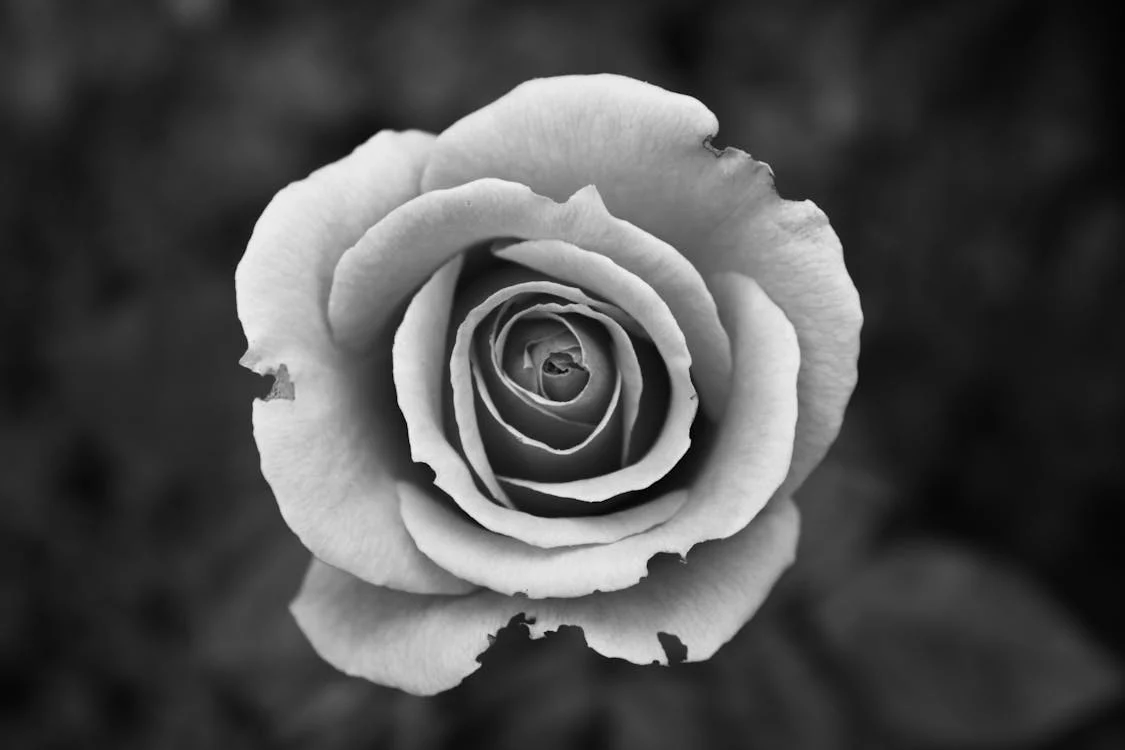
#> input picture Assignment 4/img1.png, 1125 x 750 px
$ jupyter execute main.ipynb
#> lines starting #> are read from the running program, lines starting #| are printed output that depends on the picture; after the words box and inside, x2 and y2 are one past the last pixel; in counts of white or black regions, pixels touching at a corner belong together
[cell 1]
import numpy as np
import cv2
import matplotlib.pyplot as plt

## 1. Image Segmentation Using Thresholding

[cell 2]
gray_image = cv2.imread('img1.png', cv2.IMREAD_GRAYSCALE)
#> gray_image: shape (750, 1125); min 0, max 250, mean 76.7
_, binary_thresh = cv2.threshold(gray_image, 127, 255, cv2.THRESH_BINARY)
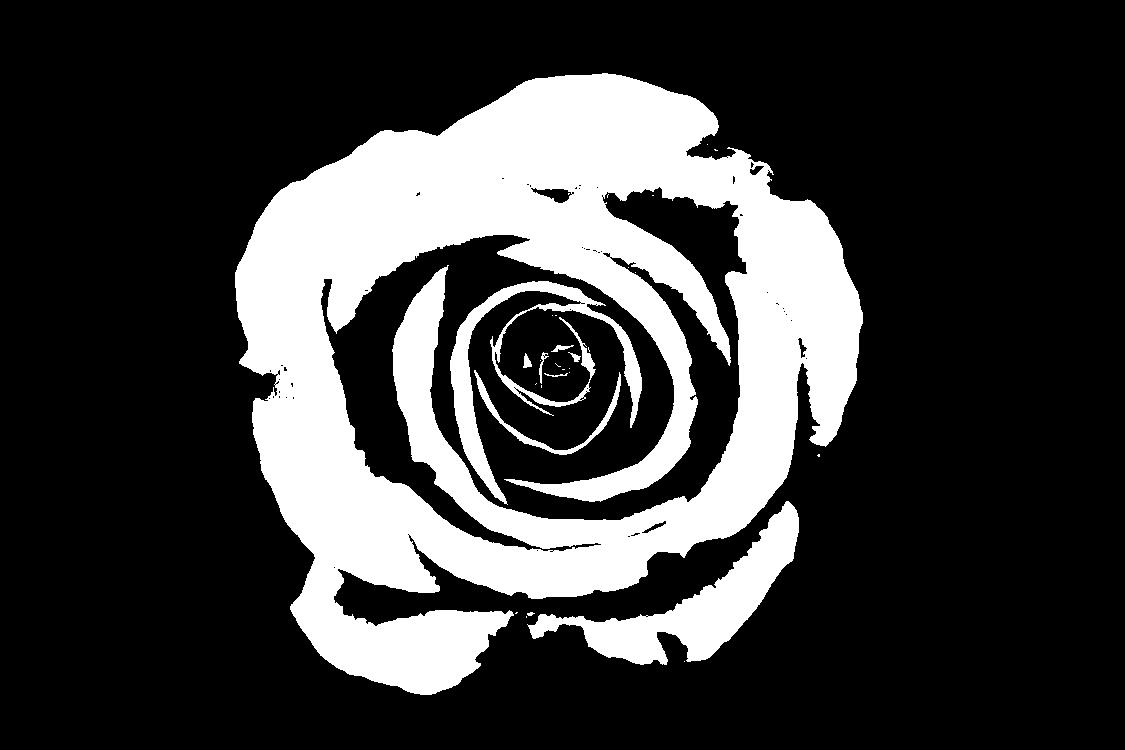
#> binary_thresh: shape (750, 1125); 24% white; 31 white regions (21 under 20 px), largest, box (x1, y1, x2, y2) and area: (235, 73, 863, 695) 181272, (527, 501, 799, 665) 11821, (450, 281, 642, 505) 7458
adaptive_thresh = cv2.adaptiveThreshold(gray_image, 255, cv2.ADAPTIVE_THRESH_GAUSSIAN_C, cv2.THRESH_BINARY, 11, 2)
#> adaptive_thresh: shape (750, 1125); 91.4% white; 5019 black regions (4672 under 20 px), largest, box (x1, y1, x2, y2) and area: (386, 232, 704, 561) 22617, (230, 69, 868, 701) 15149, (317, 162, 738, 394) 3353
_, otsu_thresh = cv2.threshold(gray_image, 0, 255, cv2.THRESH_BINARY + cv2.THRESH_OTSU)
#> otsu_thresh: shape (750, 1125); 26.8% white; 20 white regions (13 under 20 px), largest, box (x1, y1, x2, y2) and area: (235, 73, 864, 696) 223758, (474, 367, 622, 455) 1321, (533, 342, 577, 395) 507

titles = ['Original Image', 'Binary Thresholding', 'Adaptive Thresholding', "Otsu's Thresholding"]
images = [gray_image, binary_thresh, adaptive_thresh, otsu_thresh]

plt.figure(figsize=(12, 8))
for i in range(4):
    plt.subplot(2, 2, i + 1)
    plt.imshow(images[i], cmap='gray')
    plt.title(titles[i])
    plt.axis('off')

plt.tight_layout()
plt.show()

### Observations
- Binary Thresholding
    - Best for the images having uniform lighting and high contrast.
    - Poor performance on images with varying illumination or complex backgrounds.
    - It fails in the shadow regions in the above example.

- Adaptive Thresholding
    - Best for complex images having varying brightness or non-uniform illumination.
    - It may produce fragmented boundaries in the final image.
    - It captures fine details but introduces noise in the above example.

- Otsu's Thresholding
    - Best for the images having bimodal histograms.
    - Not suitable for images with uneven illumination or noisy images.
    - It produces clear distinction but may miss finer details in the above example.

So, we can conclude that the results of Otsu's Thresholding are better than the other two in the above example.

## 2. Line Detection Using Hough Transform

[cell 3]
def detect_and_highlight_lines(image_path):
#> called with image_path = 'road.jpg'
    original_image = cv2.imread(image_path)
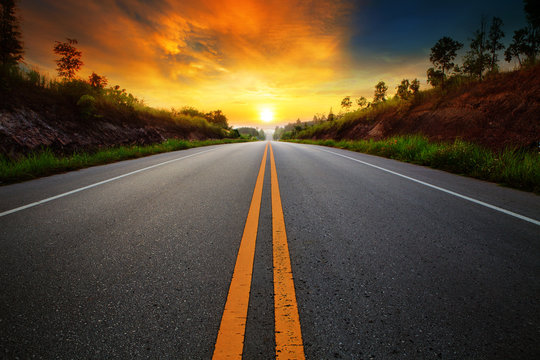
#> input picture Assignment 4/road.jpg, 540 x 360 px
#> original_image is the input picture: shape (360, 540, 3); mean B, G, R 48.3, 70.9, 89.2
    gray_image = cv2.cvtColor(original_image, cv2.COLOR_BGR2GRAY)
#> gray_image: shape (360, 540)
    canny_thresh1 = 200
    canny_thresh2 = 200
    hough_thresh = 100

    # Apply Canny edge detection
    edges = cv2.Canny(gray_image, canny_thresh1, canny_thresh2)
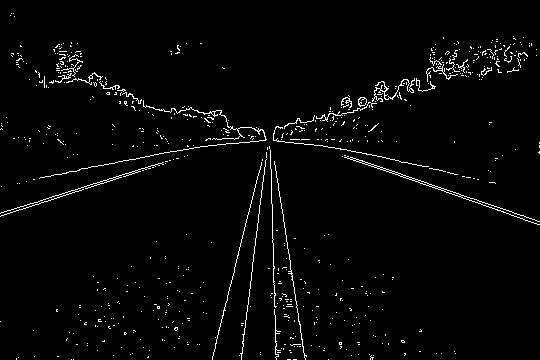
#> edges: shape (360, 540); 2.5% white in thin lines or dots

    # Apply Hough Line Transform
    lines = cv2.HoughLines(edges, 1, np.pi / 180, hough_thresh)
#> lines = 19 rows, first 8: [203, 1.27], [36, 1.9], [205, 1.26], [34, 1.9], [292, 0.244], [43, 1.88], [-245, 2.98], [283, 0.122]

    # Create a copy of the original image to draw the lines
    result_image = original_image.copy()

    if lines is not None:
        for line in lines:
            rho, theta = line[0]
            a = np.cos(theta)
            b = np.sin(theta)
            x0 = a * rho
            y0 = b * rho
            x1 = int(x0 + 1000 * (-b))
            y1 = int(y0 + 1000 * (a))
            x2 = int(x0 - 1000 * (-b))
            y2 = int(y0 - 1000 * (a))
            cv2.line(result_image, (x1, y1), (x2, y2), (0, 0, 255), 2)
#> this loop made 19 passes
#> (rho, theta, a, b, x0, y0, x1, y1) on passes 1 to 12: (203, 1.27, 0.292, 0.956, 59.35, 194.1, -896, 486), (36, 1.9, -0.326, 0.946, -11.72, 34.04, -957, -291), (205, 1.26, 0.309, 0.951, 63.35, 195, -887, 503), (34, 1.9, -0.326, 0.946, -11.07, 32.15, -956, -293), (292, 0.244, 0.97, 0.242, 283.3, 70.64, 41, 1040), (43, 1.88, -0.309, 0.951, -13.29, 40.9, -964, -268), (-245, 2.98, -0.988, 0.156, 242, -38.33, 85, -1026), (283, 0.122, 0.993, 0.122, 280.9, 34.49, 159, 1027), (67, 1.8, -0.225, 0.974, -15.07, 65.28, -989, -159), (27, 1.92, -0.342, 0.94, -9.23, 25.37, -948, -316), (74, 1.78, -0.208, 0.978, -15.39, 72.38, -993, -135), (-264, 3.11, -0.999, 0.0349, 263.8, -9.21, 228, -1008)
#> result_image: shape (360, 540, 3); 10.64% of pixels changed, all inside (x1, y1, x2, y2) = (0, 0, 540, 360)

    plt.figure(figsize=(10, 5))
    plt.subplot(1, 2, 1)
    plt.imshow(cv2.cvtColor(original_image, cv2.COLOR_BGR2RGB), cmap='gray')
    plt.title('Original Image')
    plt.axis('off')
    plt.subplot(1, 2, 2)
    plt.imshow(cv2.cvtColor(result_image, cv2.COLOR_BGR2RGB), cmap='gray')
    plt.title('Resultant Image')
    plt.axis('off')
    plt.tight_layout()
    plt.show()
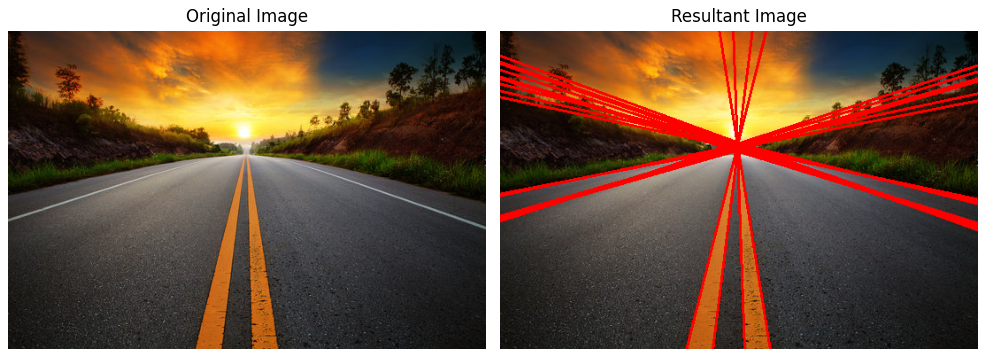
#> figure drawn by matplotlib, 2 panels

detect_and_highlight_lines('road.jpg')

[cell 4]
def experiment_hough_parameters(image_path, rho=1, theta=np.pi/180, hough_thresh=100, canny_thresh1=200, canny_thresh2=200):
#> called with image_path = 'road.jpg', rho = 1, theta = 0.0175, hough_thresh = 50, canny_thresh1 = 200, canny_thresh2 = 200
    original_image = cv2.imread(image_path)
    gray_image = cv2.cvtColor(original_image, cv2.COLOR_BGR2GRAY)
    edges = cv2.Canny(gray_image, canny_thresh1, canny_thresh2)

    # Hough Line Transform
    lines = cv2.HoughLines(edges, rho, theta, hough_thresh)
#> lines = 101 rows, first 8: [203, 1.27], [36, 1.9], [205, 1.26], [34, 1.9], [292, 0.244], [43, 1.88], [-245, 2.98], [283, 0.122]
    result_image = original_image.copy()

    if lines is not None:
        for line in lines:
            rho, theta = line[0]
            a = np.cos(theta)
            b = np.sin(theta)
            x0 = a * rho
            y0 = b * rho
            x1 = int(x0 + 1000 * (-b))
            y1 = int(y0 + 1000 * (a))
            x2 = int(x0 - 1000 * (-b))
            y2 = int(y0 - 1000 * (a))
            cv2.line(result_image, (x1, y1), (x2, y2), (0, 0, 255), 2)
#> this loop made 101 passes
#> line on passes 52 to 60: [[278, 0.105]], [[220, 1.22]], [[289, 0.227]], [[238, 1.17]], [[111, 1.68]], [[235, 1.17]], [[236, 1.19]], [[225, 1.22]], [[94, 1.73]]
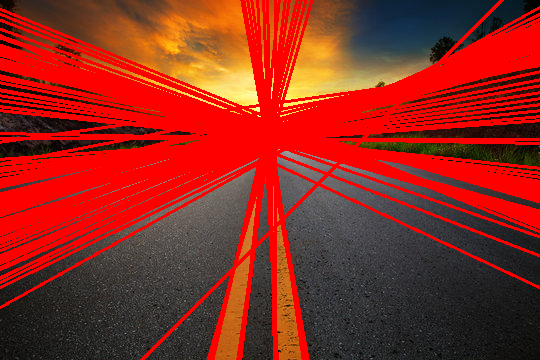
#> result_image: shape (360, 540, 3); mean B, G, R 30.2, 41.4, 144.4

    return result_image

parameter_sets = [
    {'rho': 1, 'theta': np.pi/180, 'hough_thresh': 50},
    {'rho': 2, 'theta': np.pi/360, 'hough_thresh': 100},
    {'rho': 1, 'theta': np.pi/90, 'hough_thresh': 150},
]

plt.figure(figsize=(15, 10))
for i, params in enumerate(parameter_sets):
    processed = experiment_hough_parameters('road.jpg', **params)
    plt.subplot(1, len(parameter_sets), i + 1)
    plt.imshow(cv2.cvtColor(processed, cv2.COLOR_BGR2RGB))
    title = f"rho={params['rho']}, theta={params['theta']*180/np.pi:.1f}, Votes={params['hough_thresh']}"
    plt.title(title)
    plt.axis('off')

plt.tight_layout()
plt.show()

### Observations:

- Increasing rho (distance resolution) or theta (angular resolution) reduces sensitivity, resulting in fewer, more distinct lines being detected.
- Lower resolutions can capture broad features but may miss fine details.
- Raising the vote threshold filters out weaker lines, focusing only on the strongest candidates, which helps reduce clutter and improves clarity for prominent features.
- In the example, higher thresholds and resolutions produce cleaner outputs by emphasizing the most prominent road lines.

## 3. Circle Detection Using Hough Circle Transform

[cell 5]
def detect_and_highlight_circles(image, accumulator_thresh, radius):
    final_image = cv2.cvtColor(image, cv2.COLOR_BGR2GRAY).copy()
    final_image = cv2.medianBlur(final_image, 9)
    circles = cv2.HoughCircles(final_image, cv2.HOUGH_GRADIENT, 1, 20, param1=60, param2=accumulator_thresh, minRadius=0, maxRadius=radius)

    if circles is not None:
        circles = np.uint16(np.around(circles))
        for i in circles[0, :]:
            cv2.circle(final_image, (i[0], i[1]), i[2], (0, 255, 0), 2)
            cv2.circle(final_image, (i[0], i[1]), 1, (0, 0, 255), 3)
    return final_image

original_image = cv2.imread('./circles.jpg')
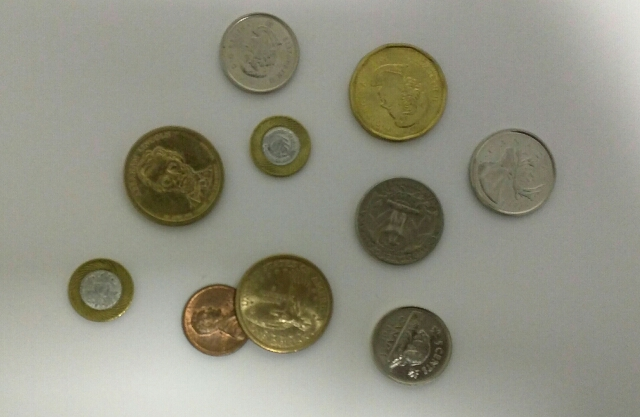
#> input picture Assignment 4/circles.jpg, 640 x 417 px
#> original_image is the input picture: shape (417, 640, 3); mean B, G, R 130.6, 145.4, 145.8
plt.figure(figsize=(12, 8))
plt.subplot(2, 2, 1)
plt.imshow(original_image)
plt.title('Original Image')
plt.axis('off')
plt.subplot(2, 2, 2)
plt.imshow(cv2.cvtColor(detect_and_highlight_circles(original_image, 40, 60), cv2.COLOR_BGR2RGB))
#> the loop in detect_and_highlight_circles, `for i in circles[0, :]:` made 10 passes
#> i on passes 1 to 10: [398, 94, 50], [284, 304, 49], [400, 222, 44], [260, 56, 41], [512, 174, 46], [174, 178, 50], [412, 348, 42], [100, 290, 32], [280, 148, 31], [218, 320, 36]
#> after the loop in detect_and_highlight_circles, `for i in circles[0, :]:`:
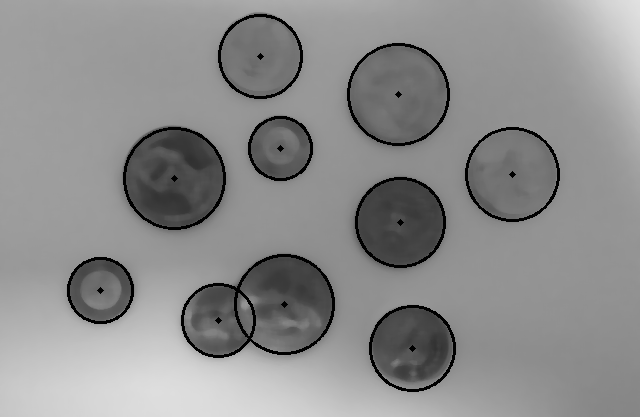
#> final_image: shape (417, 640); min 0, max 225, mean 140.6
plt.title('Resultant Image with param1 = 40 and param2 = 60')
plt.axis('off')
plt.subplot(2, 2, 3)
plt.imshow(cv2.cvtColor(detect_and_highlight_circles(original_image, 15, 60), cv2.COLOR_BGR2RGB))
#> call 2 of detect_and_highlight_circles, with accumulator_thresh = 15, radius = 60
#> the loop in detect_and_highlight_circles (call 2), `for i in circles[0, :]:` made 23 passes
#> after the loop in detect_and_highlight_circles (call 2), `for i in circles[0, :]:`:
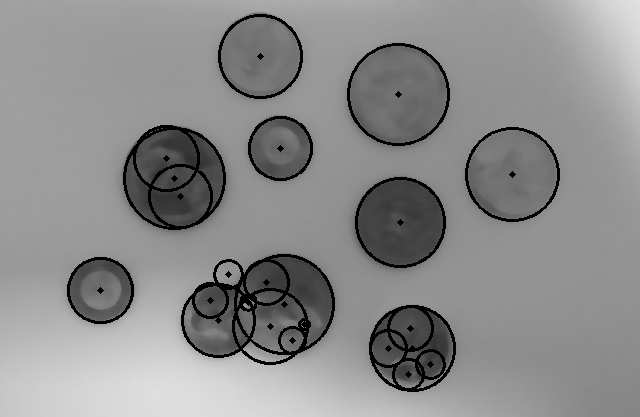
#> final_image: shape (417, 640); min 0, max 225, mean 139.2
plt.title('Resultant Image with param1 = 15 and param2 = 60')
plt.axis('off')
plt.subplot(2, 2, 4)
plt.imshow(cv2.cvtColor(detect_and_highlight_circles(original_image, 30, 40), cv2.COLOR_BGR2RGB))
#> after the loop in detect_and_highlight_circles (call 3), `for i in circles[0, :]:`: final_image: shape (417, 640); min 0, max 225, mean 142.8
plt.title('Resultant Image with param1 = 30 and param2 = 40')
plt.axis('off')
plt.tight_layout()
plt.show()
#> figure, not shown here; B, G, R data is drawn as R, G, B

### Observations
- Lowering the maximum radius value results in not detecting the circles with larger radii.
- Lowering the accumulator threshold value detects the unnecessary cirlces in the image.
- Also, very high value of accumulator threshold may not detect all the circles in the image.
- Thus, we need to choose a specific value of accumulator threshold and radii in order to detect all the required circles.

## 4. Harris Corner Detection

[cell 6]
def Harris_Corners(img_path):
#> called with img_path = 'calib-object.jpg'
    img = cv2.imread(img_path)
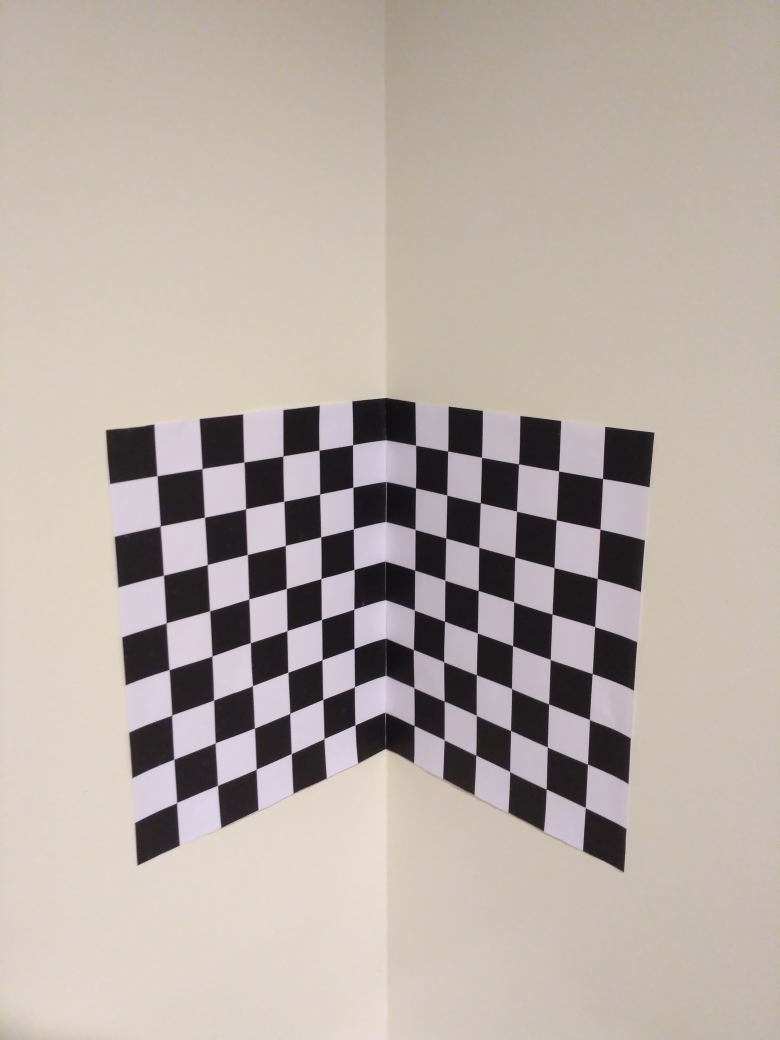
#> input picture Assignment 4/calib-object.jpg, 3120 x 4160 px (shown at 1/4 size)
#> img is the input picture: shape (4160, 3120, 3); mean B, G, R 165.1, 172.4, 183.5
    original_image = img.copy()
    result_img = cv2.resize(img, [int(img.shape[1]/10), int(img.shape[0]/10)])
    result_img1 = result_img.copy()
    result_img2 = result_img.copy()
    gray = np.float32(cv2.cvtColor(result_img, cv2.COLOR_BGR2GRAY))
    dst = cv2.cornerHarris(gray, 2, 3, k=0.04)
    dst = cv2.dilate(dst, None)
    result_img[dst > 0.01 * dst.max()] = [0, 0, 255]
#> result_img: shape (416, 312, 3); mean B, G, R 161.8, 169.3, 187.3

    gray = np.float32(cv2.cvtColor(result_img1, cv2.COLOR_BGR2GRAY))
    dst = cv2.cornerHarris(gray, 2, 3, k=0.02)
    dst = cv2.dilate(dst, None)
    result_img1[dst > 0.01 * dst.max()] = [0, 0, 255]
#> result_img1: shape (416, 312, 3); mean B, G, R 160.2, 167.8, 189

    gray = np.float32(cv2.cvtColor(result_img2, cv2.COLOR_BGR2GRAY))
    dst = cv2.cornerHarris(gray, 2, 3, k=0.01)
    dst = cv2.dilate(dst, None)
    result_img2[dst > 0.01 * dst.max()] = [0, 0, 255]
#> result_img2: shape (416, 312, 3); mean B, G, R 158.5, 166.2, 190.8
    plt.figure(figsize=(12, 8))
    plt.subplot(2, 2, 1)
    plt.imshow(cv2.cvtColor(original_image, cv2.COLOR_BGR2RGB), cmap='gray')
    plt.title('Original Image')
    plt.axis('off')
    plt.subplot(2, 2, 2)
    plt.imshow(cv2.cvtColor(result_img, cv2.COLOR_BGR2RGB), cmap='gray')
    plt.title('Resultant Image with k = 0.04')
    plt.axis('off')
    plt.subplot(2, 2, 3)
    plt.imshow(cv2.cvtColor(result_img1, cv2.COLOR_BGR2RGB), cmap='gray')
    plt.title('Resultant Image with k = 0.02')
    plt.axis('off')
    plt.subplot(2, 2, 4)
    plt.imshow(cv2.cvtColor(result_img2, cv2.COLOR_BGR2RGB), cmap='gray')
    plt.title('Resultant Image with k = 0.01')
    plt.axis('off')
    plt.tight_layout()
    plt.show()
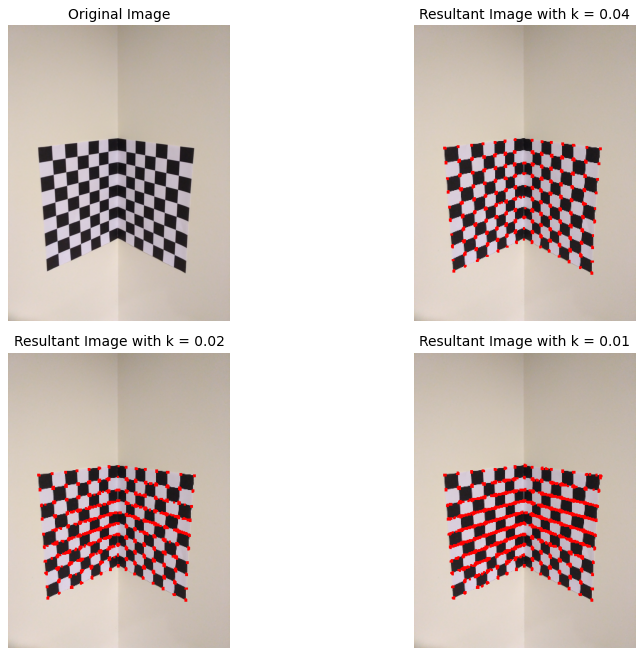
#> figure drawn by matplotlib, 4 panels

Harris_Corners('calib-object.jpg')
